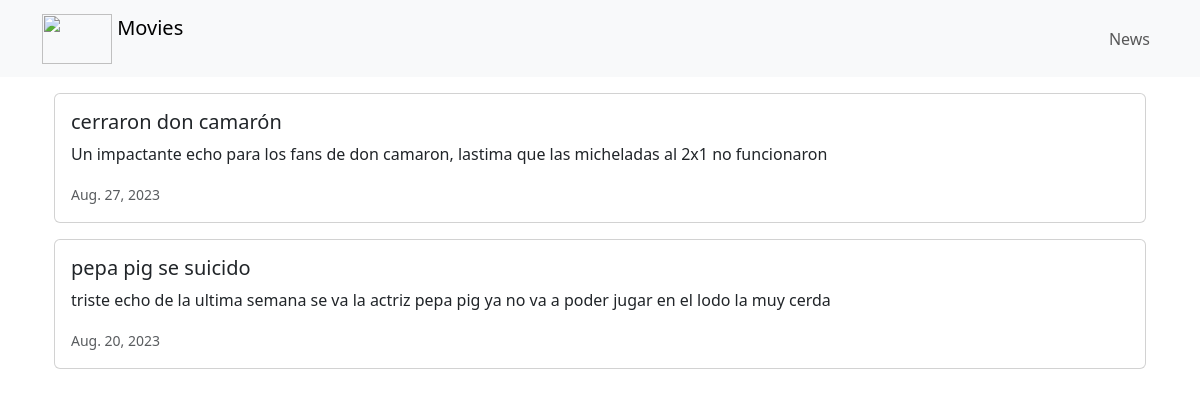
Page /news/ on the committed database.
### news/models.py (models this page shows, shortened)
class News(models.Model):
    headline = models.CharField(max_length=200)
    body = models.TextField()
    date = models.DateField()

### news/views.py (the view)
# urls.py: path('news/',include('news.urls')),
def news(request):
    newss = News.objects.all().order_by('-date')
    return render(request, 'news.html', {'newss':newss})

### news/templates/news.html (shortened to what this page needs)
<!doctype html>
<html lang="en">
<head>
    <link href="https://cdn.jsdelivr.net/npm/bootstrap@5.3.0-alpha2/dist/css/bootstrap.min.css" rel="stylesheet">
</head>
<body>
    {% extends 'base.html' %}
    {% block content %}
    <div class="container">
        {% for news in newss %}
        <div class="card mb-3">
            <div class="row g-0">
                <div>
                    <div class="card-body">
                        <h5 class="card-title">{{ news.headline }}</h5>
                        <p class="card-text">{{ news.body }}</p>
                        <p class="card-text"><small class="text-muted">
                            {{ news.date }}
                        </small></p>
                    </div>
                </div>
            </div>
        </div>
        {% endfor %}
    </div>
    {% endblock content %}

### moviereviews/templates/base.html (shortened to what this page needs)
<!doctype html>
<html lang="en">
    <head>
        <link href="https://cdn.jsdelivr.net/npm/bootstrap@5.3.0-alpha2/dist/css/bootstrap.min.css" rel="stylesheet">
    </head>
    <body>
        <nav class="navbar navbar-expand-lg navbar-light bg-light mb-3">
            <div class="container">
                <a class="navbar-brand" href="{% url 'home' %}">
                    {% load static %}
                    <img src="https://1000marcas.net/wp-content/uploads/2020/01/Barbie-logo.png" alt="" width="70" height="50"
                    class="d-inline-block align-text-top" />
                    Movies
                </a>
                <div class="collapse navbar-collapse" id="navbarNavAltMarkup">
                    <div class="navbar-nav ms-auto">
                        <a class="nav-link" href="{% url 'news' %}">News</a>
                    </div>
                </div>
            </div>
        </nav>
           <div class="container">
                {% block content %}
                {% endblock content %}
           </div>
    </body>
</html>

### rows in the picture
News: headline "cerraron don camarón", body "Un impactante echo para los fans de don camaron, lastima que las micheladas al 2x1 no funcionaron", date "Aug. 27, 2023"
News: headline "pepa pig se suicido", body "triste echo de la ultima semana se va la actriz pepa pig ya no va a poder jugar en el lodo la muy cerda", date "Aug. 20, 2023"
